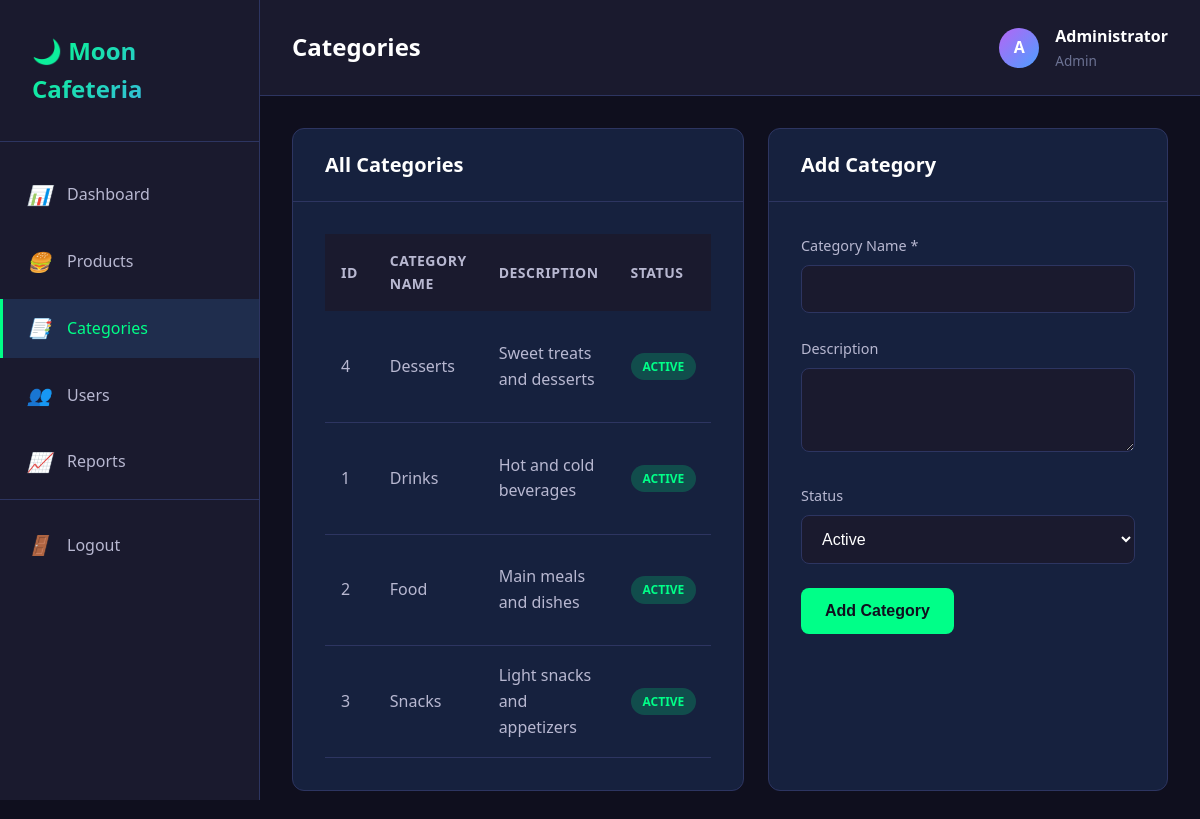
Screenshot of /admin/categories.php (signed in) with the database file from the repository.
### tables this page shows
CREATE TABLE categories (
    id INT PRIMARY KEY AUTO_INCREMENT,
    category_name VARCHAR(100) NOT NULL,
    description TEXT,
    status ENUM('active', 'inactive') DEFAULT 'active',
    created_at TIMESTAMP DEFAULT CURRENT_TIMESTAMP
);

### config/database.php (called while the page is built, shortened)
<?php
try {
    $pdo = new PDO(
        "mysql:host=" . DB_HOST . ";dbname=" . DB_NAME . ";charset=utf8mb4",
        DB_USER,
        DB_PASS,
        [
            PDO::ATTR_ERRMODE => PDO::ERRMODE_EXCEPTION,
            PDO::ATTR_DEFAULT_FETCH_MODE => PDO::FETCH_ASSOC,
            PDO::ATTR_EMULATE_PREPARES => false
        ]
    );
} catch (PDOException $e) {
    die("Database connection failed: " . $e->getMessage());
}
function db_query($sql, $params = [])
{
    global $pdo;
    try {
        $stmt = $pdo->prepare($sql);
        $stmt->execute($params);
        return $stmt;
    } catch (PDOException $e) {
        error_log("Database query error: " . $e->getMessage());
        return false;
    }
}
function db_fetch_all($sql, $params = [])
{
    $stmt = db_query($sql, $params);
    return $stmt ? $stmt->fetchAll() : [];
}
?>

### admin/categories.php (the view, shortened to what this page needs)
<?php
require_once '../includes/header.php';
$categories = db_fetch_all("SELECT * FROM categories ORDER BY category_name");
$edit_category = null;
?>
<div class="dashboard-wrapper">
    <?php include '../includes/sidebar.php'; ?>
    <div class="main-content">
        <div class="topbar">
            <div class="topbar-left">
                <h2>Categories</h2>
            </div>
            <div class="topbar-right">
                <div class="user-info">
                    <div class="user-avatar">
                        <?php echo strtoupper(substr($_SESSION['full_name'], 0, 1)); ?>
                    </div>
                    <div>
                        <div style="font-weight: 600;">
                            <?php echo htmlspecialchars($_SESSION['full_name']); ?>
                        </div>
                        <div style="font-size: 0.85rem; color: var(--text-muted);">
                            <?php echo htmlspecialchars($_SESSION['role_name']); ?>
                        </div>
                    </div>
                </div>
            </div>
        </div>
        <div class="content">
            <div style="display: grid; grid-template-columns: 1fr 400px; gap: var(--spacing-md);">
                <div class="card">
                    <div class="card-header">
                        <h3 class="card-title">All Categories</h3>
                    </div>
                    <div class="card-body">
                        <div class="table-responsive">
                            <table>
                                <thead>
                                    <tr>
                                        <th>ID</th>
                                        <th>Category Name</th>
                                        <th>Description</th>
                                        <th>Status</th>
                                    </tr>
                                </thead>
                                <tbody>
                                    <?php if (empty($categories)): ?>
                                        <tr>
                                            <td colspan="5" class="text-center">No categories found</td>
                                        </tr>
                                    <?php else: ?>
                                        <?php foreach ($categories as $category): ?>
                                            <tr>
                                                <td>
                                                    <?php echo $category['id']; ?>
                                                </td>
                                                <td>
                                                    <?php echo htmlspecialchars($category['category_name']); ?>
                                                </td>
                                                <td>
                                                    <?php echo htmlspecialchars($category['description']); ?>
                                                </td>
                                                <td>
                                                    <?php if ($category['status'] === 'active'): ?>
                                                        <span class="badge badge-success">Active</span>
                                                    <?php else: ?>
                                                        <span class="badge badge-danger">Inactive</span>
                                                    <?php endif; ?>
                                                </td>
                                            </tr>
                                        <?php endforeach; ?>
                                    <?php endif; ?>
                                </tbody>
                            </table>
                        </div>
                    </div>
                </div>
                <div class="card">
                    <div class="card-header">
                        <h3 class="card-title">
                            <?php echo $edit_category ? 'Edit' : 'Add'; ?> Category
                        </h3>
                    </div>
                    <div class="card-body">
                        <form method="POST">
                            <div class="form-group">
                                <label class="form-label">Category Name *</label>
                                <input type="text" name="category_name" class="form-control"
                                    value="<?php echo htmlspecialchars($edit_category['category_name'] ?? ''); ?>"
                                    required>
                            </div>
                            <div class="form-group">
                                <label class="form-label">Description</label>
                                <textarea name="description" class="form-control"
                                    rows="3"><?php echo htmlspecialchars($edit_category['description'] ?? ''); ?></textarea>
                            </div>
                            <div class="form-group">
                                <label class="form-label">Status</label>
                                <select name="status" class="form-control">
                                    <option value="active" <?php echo (isset($edit_category['status']) && $edit_category['status'] === 'active') ? 'selected' : ''; ?>>Active</option>
                                </select>
                            </div>
                            <div class="d-flex gap-1">
                                <button type="submit" class="btn btn-success">
                                    <?php echo $edit_category ? 'Update' : 'Add'; ?> Category
                                </button>
                            </div>
                        </form>
                    </div>
                </div>
            </div>
        </div>
    </div>
</div>
<?php require_once '../includes/footer.php'; ?>

### assets/css/style.css (style rules this page uses)
:root { --bg-primary: #0f0f1e; --bg-secondary: #1a1a2e; --bg-card: #16213e; --bg-hover: #1f2d4d; --accent-green: #00ff88; --accent-purple: #b565f5; --accent-blue: #4d9fff; --accent-orange: #ff6b6b; --accent-yellow: #ffd93d; --text-primary: #ffffff; --text-secondary: #b8b8d1; --text-muted: #6c7293; --border-color: #2d3561; --shadow-sm: 0 2px 8px rgba(0, 0, 0, 0.3); --shadow-md: 0 4px 16px rgba(0, 0, 0, 0.4); --shadow-lg: 0 8px 32px rgba(0, 0, 0, 0.5); --spacing-xs: 0.5rem; --spacing-sm: 1rem; --spacing-md: 1.5rem; --spacing-lg: 2rem; --spacing-xl: 3rem; --radius-sm: 8px; --radius-md: 12px; --radius-lg: 16px; --radius-xl: 24px; --transition-fast: 0.2s ease; --transition-normal: 0.3s ease; --transition-slow: 0.5s ease; }
* { margin: 0; padding: 0; box-sizing: border-box; }
body { font-family: 'Segoe UI', Tahoma, Geneva, Verdana, sans-serif; background: var(--bg-primary); color: var(--text-primary); line-height: 1.6; overflow-x: hidden; }
h1, h2, h3, h4, h5, h6 { font-weight: 600; line-height: 1.2; margin-bottom: var(--spacing-sm); }
h2 { font-size: 2rem; }
h3 { font-size: 1.75rem; }
.form-group { margin-bottom: var(--spacing-md); }
.form-label { display: block; margin-bottom: var(--spacing-xs); color: var(--text-secondary); font-weight: 500; font-size: 0.9rem; }
.form-control { width: 100%; padding: 0.875rem 1rem; background: var(--bg-secondary); border: 1px solid var(--border-color); border-radius: var(--radius-sm); color: var(--text-primary); font-size: 1rem; transition: var(--transition-fast); }
.form-control::placeholder { color: var(--text-muted); }
.btn { display: inline-block; padding: 0.875rem 1.5rem; border: none; border-radius: var(--radius-sm); font-size: 1rem; font-weight: 600; cursor: pointer; transition: var(--transition-fast); text-align: center; }
.btn-success { background: var(--accent-green); color: var(--bg-primary); }
.dashboard-wrapper { display: flex; min-height: 100vh; }
.main-content { flex: 1; margin-left: 260px; background: var(--bg-primary); }
.topbar { background: var(--bg-secondary); border-bottom: 1px solid var(--border-color); padding: var(--spacing-md) var(--spacing-lg); display: flex; justify-content: space-between; align-items: center; position: sticky; top: 0; z-index: 50; }
.topbar-left h2 { margin: 0; font-size: 1.5rem; }
.topbar-right { display: flex; align-items: center; gap: var(--spacing-md); }
.user-info { display: flex; align-items: center; gap: var(--spacing-sm); }
.user-avatar { width: 40px; height: 40px; border-radius: 50%; background: linear-gradient(135deg, var(--accent-purple), var(--accent-blue)); display: flex; align-items: center; justify-content: center; font-weight: 600; }
.content { padding: var(--spacing-lg); }
.card { background: var(--bg-card); border-radius: var(--radius-md); border: 1px solid var(--border-color); margin-bottom: var(--spacing-md); overflow: hidden; }
.card-header { padding: var(--spacing-md) var(--spacing-lg); border-bottom: 1px solid var(--border-color); display: flex; justify-content: space-between; align-items: center; }
.card-title { font-size: 1.25rem; font-weight: 600; margin: 0; }
.card-body { padding: var(--spacing-lg); }
.table-responsive { overflow-x: auto; }
table { width: 100%; border-collapse: collapse; }
thead { background: var(--bg-secondary); }
th { padding: 1rem; text-align: left; font-weight: 600; color: var(--text-secondary); font-size: 0.875rem; text-transform: uppercase; letter-spacing: 0.5px; }
td { padding: 1rem; border-bottom: 1px solid var(--border-color); color: var(--text-secondary); }
.badge { display: inline-block; padding: 0.25rem 0.75rem; border-radius: 20px; font-size: 0.75rem; font-weight: 600; text-transform: uppercase; }
.badge-success { background: rgba(0, 255, 136, 0.2); color: var(--accent-green); }
.d-flex { display: flex; }
.gap-1 { gap: var(--spacing-sm); }

### rows the page displays
categories: id "4", category_name "Desserts", description "Sweet treats and desserts", status "ACTIVE"
categories: id "1", category_name "Drinks", description "Hot and cold beverages", status "ACTIVE"
categories: id "2", category_name "Food", description "Main meals and dishes", status "ACTIVE"
categories: id "3", category_name "Snacks", description "Light snacks and appetizers", status "ACTIVE"

### other values shown
SITE_NAME "Moon Cafeteria"
substr($_SESSION['full_name'], 0, 1) "A"
$_SESSION['full_name'] "Administrator"
$_SESSION['role_name'] "Admin"
